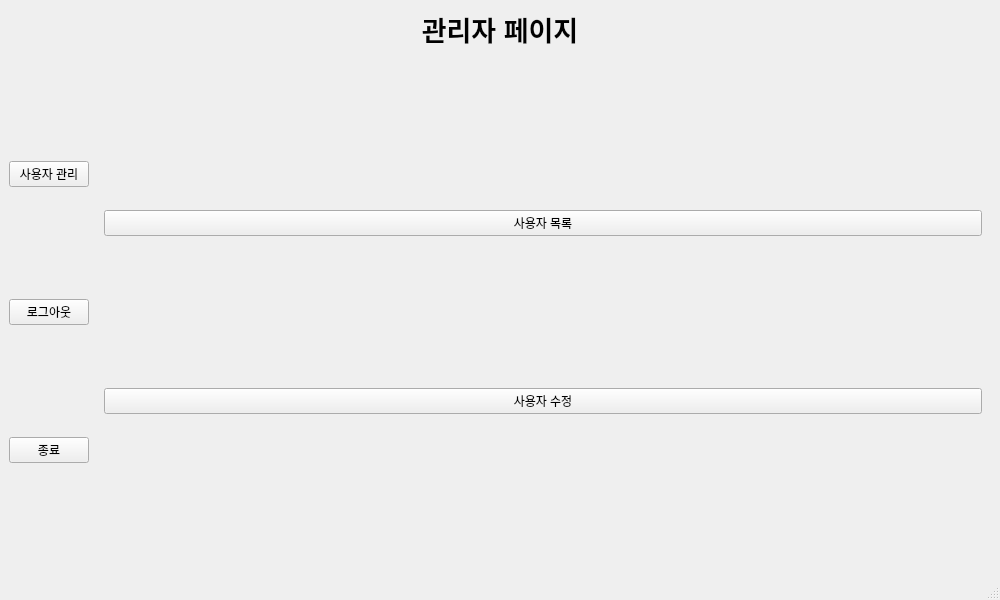
<?xml version="1.0" encoding="UTF-8"?>
<ui version="4.0">
	<class>Admin</class>
	<widget class="QMainWindow" name="Admin">
		<property name="geometry">
			<rect>
				<x>0</x>
				<y>0</y>
				<width>1000</width>
				<height>600</height>
			</rect>
		</property>
		<property name="windowTitle">
			<string>관리자 메뉴</string>
		</property>
		<widget class="QWidget" name="centralwidget">
			<layout class="QVBoxLayout" name="verticalLayout">
				<item>
					<widget class="QLabel" name="titleLabel">
						<property name="font">
							<font>
								<pointsize>20</pointsize>
								<bold>true</bold>
							</font>
						</property>
						<property name="text">
							<string>관리자 페이지</string>
						</property>
						<property name="alignment">
							<set>Qt::AlignCenter</set>
						</property>
					</widget>
				</item>
				<item>
					<layout class="QHBoxLayout" name="mainLayout">
						<item>
							<layout class="QVBoxLayout" name="leftMenuLayout">
								<item>
									<widget class="QPushButton" name="manageUserBtn">
										<property name="text">
											<string>사용자 관리</string>
										</property>
									</widget>
								</item>
								<item>
									<widget class="QPushButton" name="logoutBtn">
										<property name="text">
											<string>로그아웃</string>
										</property>
									</widget>
								</item>
								<item>
									<widget class="QPushButton" name="exitBtn">
										<property name="text">
											<string>종료</string>
										</property>
									</widget>
								</item>
							</layout>
						</item>
						<item>
							<widget class="QStackedWidget" name="contentStack">
								<property name="currentIndex">
									<number>0</number>
								</property>
								<widget class="QWidget" name="userPage">
									<layout class="QVBoxLayout" name="userPageLayout">
										<item>
											<widget class="QPushButton" name="viewUserListBtn">
												<property name="text">
													<string>사용자 목록</string>
												</property>
											</widget>
										</item>
										<item>
											<widget class="QPushButton" name="modifyUserBtn">
												<property name="text">
													<string>사용자 수정</string>
												</property>
											</widget>
										</item>
									</layout>
								</widget>
								<widget class="QWidget" name="userListPage">
									<layout class="QVBoxLayout" name="userListLayout">
										<item>
											<layout class="QVBoxLayout" name="userListContainer"/>
										</item>
										<item>
											<layout class="QHBoxLayout" name="pageControlLayout">
												<item>
													<widget class="QPushButton" name="prevUserPageBtn">
														<property name="text">
															<string>이전</string>
														</property>
													</widget>
												</item>
												<item>
													<widget class="QLabel" name="userPageLabel">
														<property name="text">
															<string>페이지 1 / 1</string>
														</property>
														<property name="alignment">
															<set>Qt::AlignCenter</set>
														</property>
													</widget>
												</item>
												<item>
													<widget class="QPushButton" name="nextUserPageBtn">
														<property name="text">
															<string>다음</string>
														</property>
													</widget>
												</item>
											</layout>
										</item>
									</layout>
								</widget>
								<widget class="QWidget" name="changeUserPage">
									<layout class="QVBoxLayout" name="changeUserLayout">
										<item>
											<widget class="QLineEdit" name="userIdEdit">
												<property name="placeholderText">
													<string>수정할 아이디</string>
												</property>
											</widget>
										</item>
										<item>
											<widget class="QLineEdit" name="userPwEdit">
												<property name="placeholderText">
													<string>새 비밀번호</string>
												</property>
												<property name="echoMode">
													<enum>QLineEdit::Password</enum>
												</property>
											</widget>
										</item>
										<item>
											<widget class="QLineEdit" name="userAssetEdit">
												<property name="placeholderText">
													<string>보유 자산</string>
												</property>
											</widget>
										</item>
										<item>
											<widget class="QPushButton" name="confirmUserChangeBtn">
												<property name="text">
													<string>확인</string>
												</property>
											</widget>
										</item>
									</layout>
								</widget>
							</widget>
						</item>
					</layout>
				</item>
			</layout>
		</widget>
		<widget class="QMenuBar" name="menubar"/>
		<widget class="QStatusBar" name="statusbar"/>
	</widget>
	<resources/>
	<connections/>
</ui>
